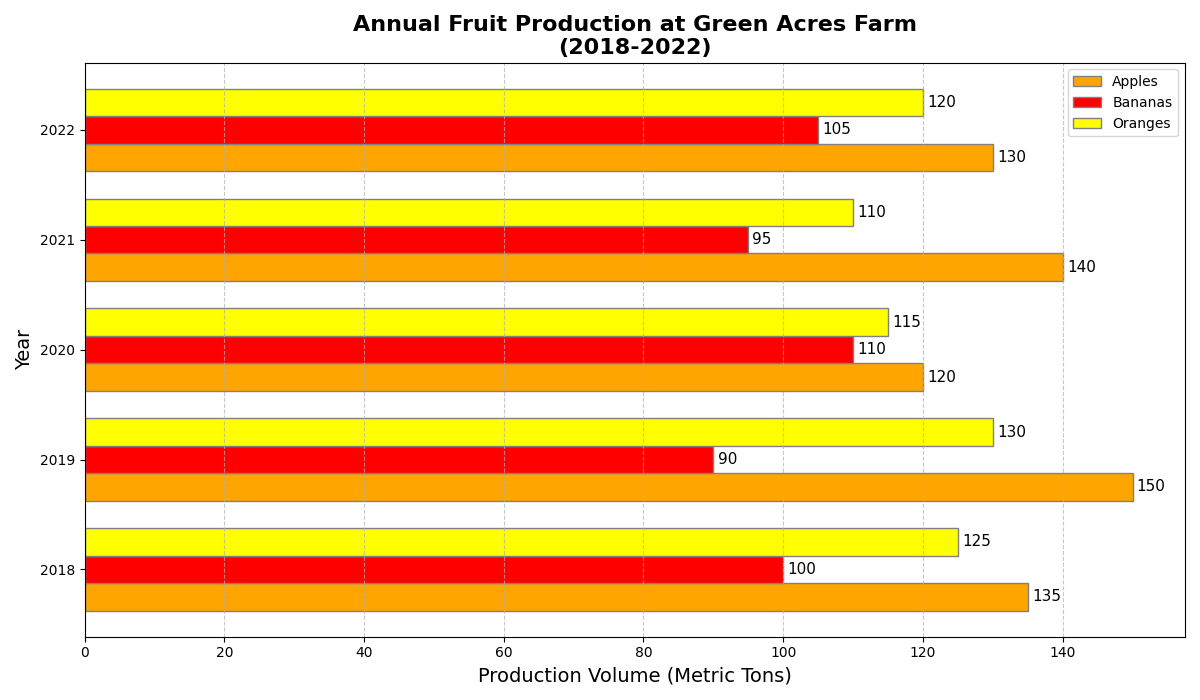

This chart was generated by the following Python code:
import matplotlib.pyplot as plt
import numpy as np

years = np.arange(2018, 2023)

apples_production = [135, 150, 120, 140, 130]  # Values shuffled
bananas_production = [100, 90, 110, 95, 105]   # Values shuffled
oranges_production = [125, 130, 115, 110, 120] # Values shuffled

bar_height = 0.25

r1 = np.arange(len(years))
r2 = [x + bar_height for x in r1]
r3 = [x + bar_height for x in r2]

fig, ax = plt.subplots(figsize=(12, 7))

# Plot horizontal bars
bars1 = ax.barh(r1, apples_production, color='orange', height=bar_height, edgecolor='grey', label='Apples')
bars2 = ax.barh(r2, bananas_production, color='red', height=bar_height, edgecolor='grey', label='Bananas')
bars3 = ax.barh(r3, oranges_production, color='yellow', height=bar_height, edgecolor='grey', label='Oranges')

def add_labels(bars, ax):
    for bar in bars:
        width = bar.get_width()
        ax.annotate(f'{width}', 
                    xy=(width, bar.get_y() + bar.get_height() / 2),
                    xytext=(3, 0),
                    textcoords="offset points",
                    ha='left', va='center', fontsize=11)

add_labels(bars1, ax)
add_labels(bars2, ax)
add_labels(bars3, ax)

ax.set_title("Annual Fruit Production at Green Acres Farm\n(2018-2022)", fontsize=16, fontweight='bold')
ax.set_ylabel("Year", fontsize=14)
ax.set_xlabel("Production Volume (Metric Tons)", fontsize=14)
ax.set_yticks([r + bar_height for r in range(len(years))])
ax.set_yticklabels(years)
ax.legend()
ax.grid(axis='x', linestyle='--', alpha=0.7)
plt.tight_layout()
plt.show()
